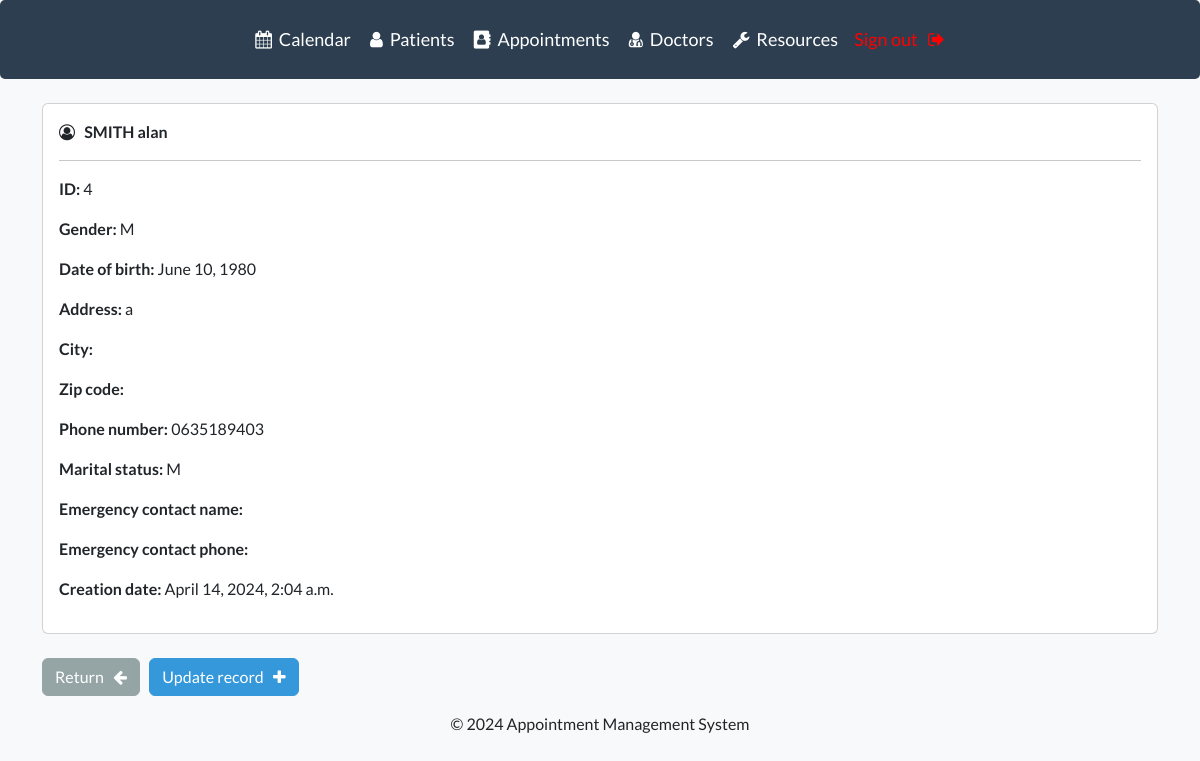
Page /doctor/4/ (signed in) on the committed database.
### webapp/models.py (models this page shows, shortened)
class Doctor(models.Model):
    user = models.ForeignKey(settings.AUTH_USER_MODEL, on_delete=models.CASCADE)
    SPECIALTY_CHOICES = (
    ('GP', 'General Practitioner'),
    ('SP', 'Specialist'),
    ('SUR', 'Surgeon'),
    ('OPHT', 'ophthalmologist'),
    ('OBGYN', 'Obstetrician/Gynecologist'),
    ('PED', 'Pediatrician'),
    ('ORTHO', 'Orthopedic Surgeon'),
    ('CARD', 'Cardiologist'),
    ('DERM', 'Dermatologist'),
    ('ENT', 'Otolaryngologist (ENT)'),
    ('NEURO', 'Neurologist'),
    ('PSY', 'Psychiatrist'),
    ('URO', 'Urologist'),
    )
    first_name = models.CharField(max_length=100)
    last_name = models.CharField(max_length=100)
    specialty = models.CharField(max_length=5, choices=SPECIALTY_CHOICES)
    gender = models.CharField(max_length=1, choices=Patient.GENDER_CHOICES)
    date_of_birth = models.DateField()
    address = models.CharField(max_length=255)
    phone_number = models.CharField(max_length=20)
    marital_status = models.CharField(max_length=1, choices=Patient.MARITAL_STATUS_CHOICES)
    created_at = models.DateTimeField(auto_now_add=True)

### webapp/views.py (the view)
# urls.py: path('doctor/<int:pk>/', views.singular_doctor, name='doctor'),
@login_required(login_url='my-login')
def singular_doctor(request, pk):
    doctor = Doctor.objects.get(id=pk)
    context = {'doctor': doctor}
    return render(request, 'webapp/view-doctor.html', context=context)

### webapp/templates/webapp/view-doctor.html (shortened to what this page needs)
{% extends 'webapp/base.html' %}
{% block content %}
    <div class="card">
        <div class="card-body">
            <i class="fa fa-user-circle-o" aria-hidden="true"></i> &nbsp;
            <strong>
                {{ doctor.last_name|upper }} {{ doctor.first_name }}
            </strong>
            <hr>
            <p> <strong> ID: </strong> {{ doctor.id }} </p>
            <p> <strong> Gender: </strong> {{ doctor.gender }} </p>
            <p> <strong> Date of birth: </strong> {{ doctor.date_of_birth }} </p>
            <p> <strong> Address: </strong> {{ doctor.address }} </p>
            <p> <strong> City: </strong> {{ doctor.city }} </p>
            <p> <strong> Zip code: </strong> {{ doctor.zip_code }} </p>
            <p> <strong> Phone number: </strong> {{ doctor.phone_number }} </p>
            <p> <strong> Marital status: </strong> {{ doctor.marital_status }} </p>
            <p> <strong> Emergency contact name: </strong> {{ doctor.emergency_contact_name }} </p>
            <p> <strong> Emergency contact phone: </strong> {{ doctor.emergency_contact_phone }} </p>
            <p> <strong> Creation date: </strong> {{ doctor.created_at }} </p>
        </div>
    </div>
    <br>
    <a href="{% url 'list-doctor' %}" class="btn btn-secondary"> Return &nbsp; <i class="fa fa-arrow-left" aria-hidden="true"></i> </a>
    <a href="{% url 'update-doctor' doctor.id %}" class="btn btn-info"> Update record &nbsp; <i class="fa fa-plus" aria-hidden="true"></i> </a>
{% endblock %}

### static/css/styles.css (style rules this page uses)
body { background-color: #f8f9fa; }

### rows in the picture
Doctor: last_name "SMITH", first_name "alan", id "4", gender "M", date_of_birth "June 10, 1980", address "a", phone_number "0635189403", marital_status "M", created_at "April 14, 2024, 2:04 a.m."
